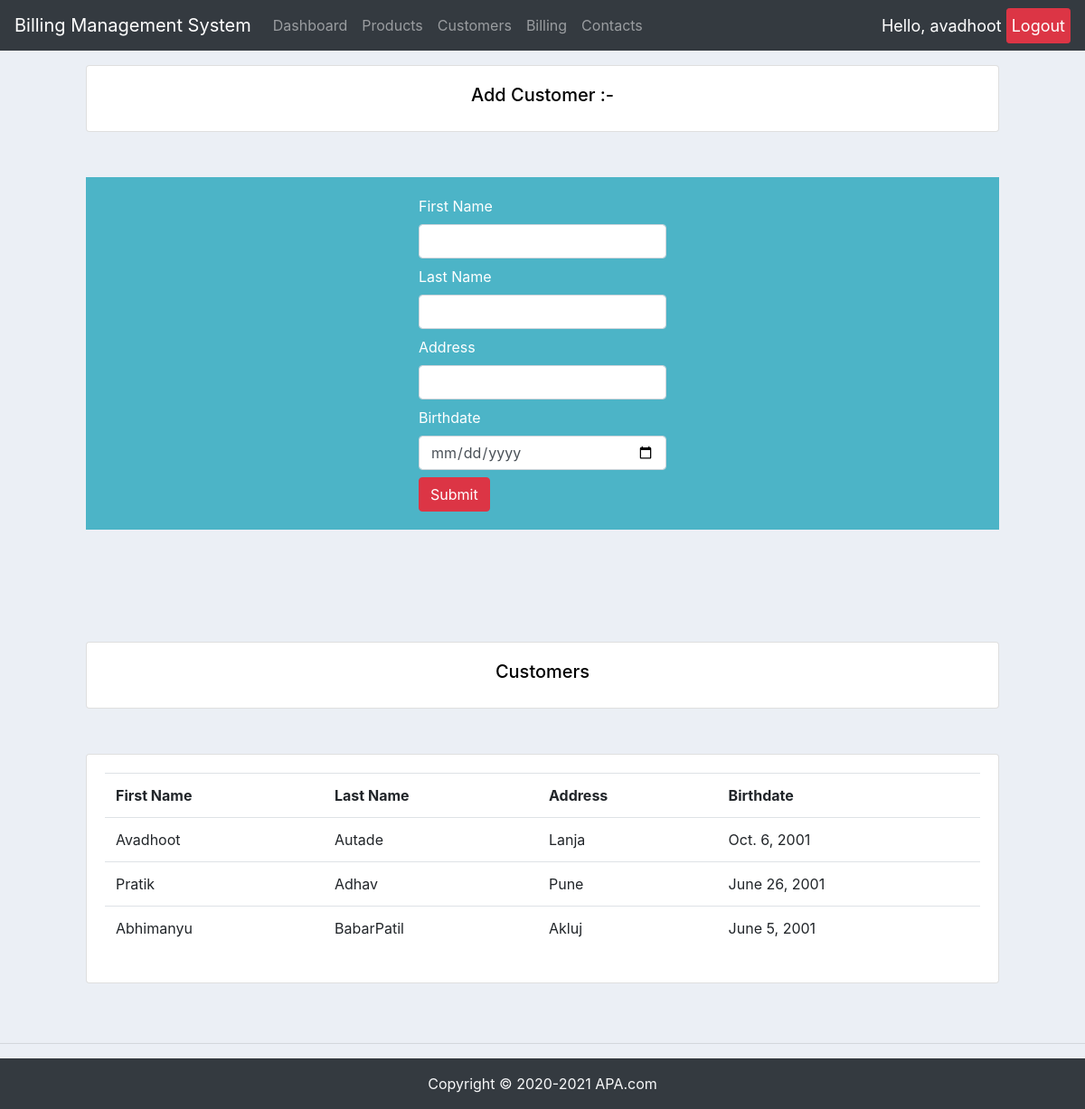
The page /customers/ (signed in) on the database as committed earlier.
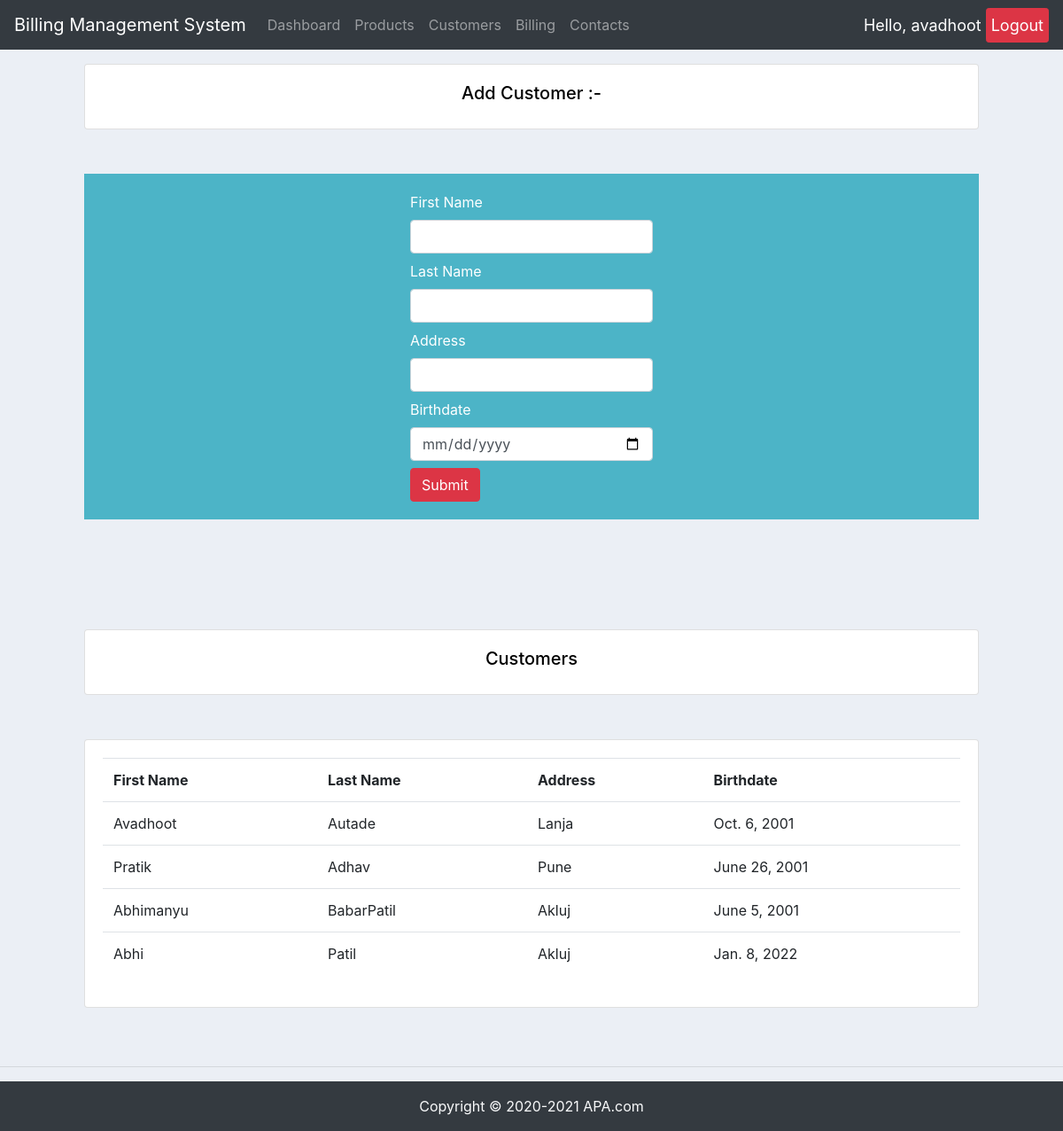
The same page on the database as committed later.
### bill/models.py (models this page shows, shortened)
class Customer(models.Model):
    first_name = models.CharField(max_length=50)
    last_name = models.CharField(
        max_length=50, blank=True, null=True)
    address = models.CharField(
        max_length=100, blank=True, null=True)
    dob = models.DateField(blank=True, null=True)

### bill/views.py (the view)
# urls.py: path('customers/',views.customers,name='customers'),
@login_required(login_url='loginPage')
def customers(request):
    customers = Customer.objects.all()
    first_name = request.POST.get('first_name')
    last_name = request.POST.get('last_name')
    address = request.POST.get('address')
    birthdate = request.POST.get('dob')
    if request.method == "POST":
        Customer.objects.create(
            first_name=first_name, last_name=last_name, address=address, dob=birthdate)
    return render(request, 'bill/customers.html', {'customers': customers})

### bill/templates/bill/customers.html (shortened to what this page needs)
{% extends 'bill/base.html' %} {% block content %}
{% load static %}
<div class="container">
 <div class="card card-body my-3"  style='background-color: #ffff;
color:black;padding:20px;margin:50px;display: flex;justify-content: center;align-items: center; '>
      <h5>Add Customer :-</h5>
    </div>
<div class="row" style='background-color: #4cb4c7;
color:white;padding:20px;margin:50px;display: flex;justify-content: center;align-items: center; '>
    <form method="POST",action="">
  <div class="mb-2">
    <label for="first_name" class="form-label">First Name</label>
    <input type="text" class="form-control" id="first_name" name="first_name">
  </div>
  <div class="mb-2">
    <label for="last_name" class="form-label">Last Name</label>
    <input type="text" class="form-control" id="last_name" name="last_name">
  </div>
  <div class="mb-2">
    <label for="address" class="form-label">Address</label>
    <input type="text" class="form-control" id="address" name="address">
  </div>
  <div class="mb-2">
    <label for="dob" class="form-label">Birthdate</label>
    <input type="date" class="form-control" id="dob" name="dob">
  </div>
  <button type="submit" class="btn btn-danger">Submit</button>
</form>
</div>
<br />
<div class="row">
  <div class="col-md">
    <div class="card card-body" style='background-color: #ffff;
color:black;padding:20px;margin:50px;display: flex;justify-content: center;align-items: center; '>
      <h5>Customers</h5>
    </div>
    <div class="card card-body" style='background-color: #ffff;
color:black;padding:20px;margin:50px;display: flex;justify-content: center;align-items: center; '>
      <table class="table" >
        <tr>
          <th>First Name</th>
          <th>Last Name</th>
          <th>Address</th>
          <th>Birthdate</th>
        </tr>
        {% for i in customers %}
        <tr>
          <td>{{i.first_name}}</td>
          <td>{{i.last_name}}</td>
          <td>{{i.address}}</td>
          <td>{{i.dob}}</td>
        </tr>
        {%endfor%}
      </table>
    </div>
  </div>
</div>
</div>
{% endblock content %}

### bill/templates/bill/base.html (shortened to what this page needs)
{% load static %}
<!DOCTYPE html>
<html>
  <head>
    <link
      rel="stylesheet"
      href="https://stackpath.bootstrapcdn.com/bootstrap/4.3.1/css/bootstrap.min.css"
    />
    <link rel="stylesheet" type="text/css" href="{% static 'css/main.css' %}" />
  </head>
  <body>
    {% include 'bill/navbar.html' %}
    <div class="container-fluid">{% block content %} {% endblock %}</div>
    <hr />
    <footer
      _ngcontent-serverapp-c52=""
      class="container-fluid bg-dark my-0 py-3 text-light"
    >
      <p _ngcontent-serverapp-c52="" class="mb-0 text-center">
        Copyright © 2020-2021 APA.com
      </p>
    </footer>
  </body>
</html>

### bill/templates/bill/navbar.html (shortened to what this page needs)
<nav class="navbar navbar-expand-lg navbar-dark bg-dark">
  <a class="navbar-brand" href="/">Billing Management System</a>
  <div class="collapse navbar-collapse" id="navbarNav">
    <ul class="navbar-nav">
    {% if request.user.is_staff %}
      <li class="nav-item">
        <a class="nav-link" href="{% url 'home' %}">Dashboard</a>
      </li>
      <li class="nav-item">
        <a class="nav-link" href="{% url 'products' %}">Products</a>
      </li>
      <li class="nav-item">
        <a class="nav-link" href="{% url 'customers' %}">Customers</a>
      </li>
      <li class="nav-item">
        <a class="nav-link" href="{% url 'billing' %}">Billing</a>
      </li>
      <li class="nav-item">
        <a class="nav-link" href="{% url 'contacts' %}">Contacts</a>
      </li>
       {% else %}
       <li class="nav-item">
      </li>
    {% endif %}
    </ul>
  </div>
  <span class='hello-msg'>Hello, {{request.user}}</span>
  <span><a class='hello-msg btn btn-danger btn-sm' href="{% url 'logout' %}">Logout</a></span>
</nav>

### bill/static/css/main.css (style rules this page uses)
body { background-color: #ebeff5; }

### bill/templates/bill/navbar.html (style rules this page uses)
.hello-msg { color:white; padding:5px; font-size:18px; }

Rows that differ between the two databases and show on the page:
added Customer: first_name "Abhi", last_name "Patil", address "Akluj", dob "Jan. 8, 2022"
